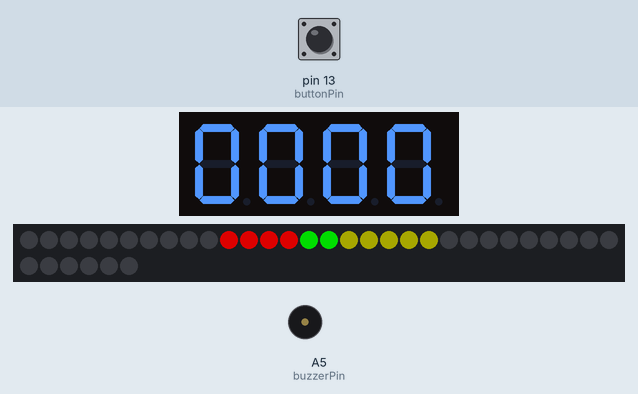
This sketch was run on a simulated Arduino Uno, built with avr-gcc and run on an emulated ATmega328P. Parts: 4-digit seven-segment display, 36 RGB LEDs in strip order, left to right, continuing on the next row, buzzer (waves = sounding). Wiring (inferred from the names in the program): 4-digit 7-segment display, segments lit when HIGH: segments pin 2, pin 3, pin 4, pin 5, pin 6, pin 7, pin 8; digit selects pin 9, pin 10, pin 11, pin 12. The inputs (shaded band) are chosen by the test bench; at power-on: pin 13 (buttonPin) HIGH. Dim RGB values are drawn brighter than linear; the segment pins are drawn as the display they are named for.

Above: at 1.2 s.
1.3 s: pin 13 (buttonPin) pulled LOW for 0.15 s
At 1.85 s:
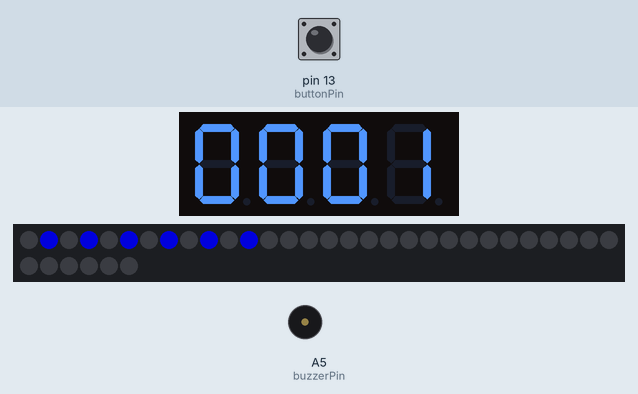
At 3.03 s:
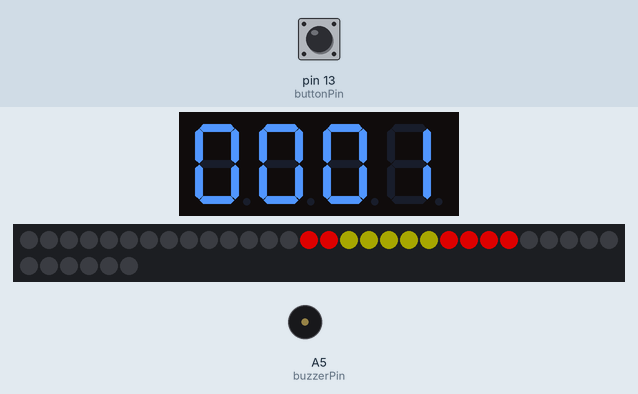
3.8 s: pin 13 (buttonPin) pulled LOW for 3.2 s
At 5.61 s:
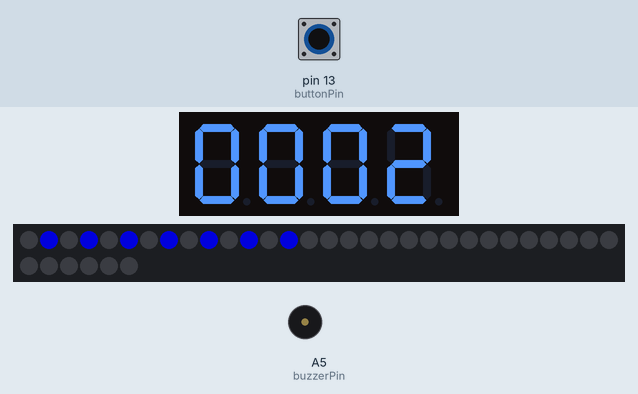
Timing chart, 0 to 15.3 s (numbered marks = the images above; inputs shaded):
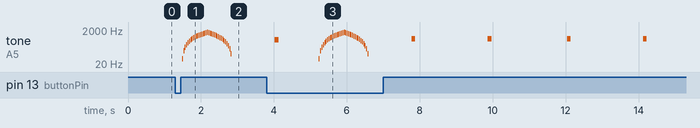

The sketch:

sketch_nov15a.ino
```cpp
#include <Adafruit_NeoPixel.h>
#define PIN A4
byte stripLength = 36;
Adafruit_NeoPixel strip = Adafruit_NeoPixel(stripLength, PIN, NEO_GRB + NEO_KHZ800);

byte pinA = 2;       // Pin 11 on display
byte pinB = 3;       // Pin 7 on display
byte pinC = 4;       // Pin 4 on display
byte pinD = 5;       // Pin 2 on display
byte pinE = 6;       // Pin 1 on display
byte pinF = 7;       // Pin 10 on display
byte pinG = 8;       // Pin 5 on display
byte D1 = 9;         // Pin 12 on display
byte D2 = 10;        // Pin 9 on display
byte D3 = 11;        // Pin 8 on display
byte D4 = 12;        // Pin 6 on display
byte buttonPin = 13; // Button to control LEDs
byte buzzerPin = A5; // Buzzer output pin

// Some global variables used for counting and game functions
byte countButtonPress = 0;
byte count1 = 0;
byte count2 = 0;
byte count3 = 0;
byte count4 = 0;
byte stripCentre;
short gameScore = 0;
short speedParameter; // This variable controls the speed of LED movement along the strip
short soundLength; // How long a sound is played in milliseconds
short soundFrequency; // Frequency of sound in Hertz
bool buttonPressed;

void setup()// Put your setup code here, to run once:
{
  Serial.begin(9600);
  strip.begin();
  pinMode(pinA, OUTPUT);
  pinMode(pinB, OUTPUT);
  pinMode(pinC, OUTPUT);
  pinMode(pinD, OUTPUT);
  pinMode(pinE, OUTPUT);
  pinMode(pinF, OUTPUT);
  pinMode(pinG, OUTPUT);
  pinMode(D1, OUTPUT);
  pinMode(D2, OUTPUT);
  pinMode(D3, OUTPUT);
  pinMode(D4, OUTPUT);
  pinMode(buttonPin, INPUT);
  speedParameter = 260; // Calibrated for a 60 LED strip
  soundLength = 100;
  soundFrequency = 500;
  stripCentre = (stripLength/2);
}

void loop()//Put your main code here, to run repeatedly:
{
  for (byte i = 0; i < stripLength - 11; ++i) // Loop conditions calibrated to achieve LED bouncing correctly
  {
    if (digitalRead(buttonPin) == LOW)
    {
      ButtonPressControl(i);
    }

    DisplayGameScore();
    DisplayLedMovement(i);
    DisplayLEDCentre();

    // Timing LED strip: each LED is lit up for a total time of "speedParameter" x 12 milliseconds (from delays)
    // So the movement of the LED speeds up as "speedParameter" is reduced.

    // This loop controls the 4 digit counter and the LED timing, due to the delays within "DisplayGameScore()" called repeatedly
    for (byte x = 0; x <= (speedParameter/50); ++x)
    {
      DisplayGameScore();
      DisplayLEDCentre();
    }
  }

  tone(buzzerPin, soundFrequency, soundLength);// Buzz

  if (speedParameter < 1)
  {
    speedParameter = 1;
  }

  for (short i = stripLength - 11; i >= 0; --i)
  {
    if (digitalRead(buttonPin) == LOW)
    {
      buttonPressed = true;
      ButtonPressControl(i);
    }

    DisplayGameScore();
    DisplayLedMovement(i);
    DisplayLEDCentre();

    for (byte x = 0; x <= (speedParameter/50); ++x)
    {
      DisplayGameScore();
      DisplayLEDCentre();
    }
  }

  tone(buzzerPin, soundFrequency, soundLength);

  if (speedParameter < 1)
  {
    speedParameter = 1;
  }
}

void Counter()
{
  count1 = gameScore;

  if(count1 > 9)
  {
    count1 = 0;
    gameScore = 0;
    count2++;
  }

  if(count2 > 9)
  {
    count2 = 0;
    count3++;
  }

  if (count3 > 9)
  {
    count3 = 0;
    count4++;
  }

  if (count4 > 9)
  {
    count4 = 0;
  }
}

void DisplayGameScore()
{
  DigitSelect(1, count1);
  delay(3);
  DigitSelect(2, count2);
  delay(3);
  DigitSelect(3, count3);
  delay(3);
  DigitSelect(4, count4);
  delay(3);
}

void DisplayLEDCentre()
{
  strip.setPixelColor(stripCentre - 2, 40, 40, 0);
  strip.setPixelColor(stripCentre - 1, 40, 40, 0);
  strip.setPixelColor(stripCentre, 40, 40, 0);
  strip.setPixelColor(stripCentre + 1, 40, 40, 0);
  strip.setPixelColor(stripCentre + 2, 40, 40, 0);
  strip.show();
}

void DisplayLedMovement(byte ledNumber)
{
    DisplayGameScore();

    for(byte x = 0; x < stripLength; ++x)
    {
      if ((x >= ledNumber) && (x < ledNumber + 4))
      {
        strip.setPixelColor(x, 150, 0, 0);
      }

      else if ((x >= ledNumber + 4) && (x <= ledNumber + 6))
      {
        strip.setPixelColor(x, 0, 150, 0);
      }

      else if ((x > ledNumber + 6) && (x <= ledNumber + 10))
      {
        strip.setPixelColor(x, 150, 0, 0);
      }

      else
      {
        strip.setPixelColor(x, 0, 0, 0);
      }
    }
    strip.show();
}

void ButtonPressControl(byte currentLEDPosition)
{
  byte centreOfCurrentLEDs = currentLEDPosition + 5; // Calibration
  buttonPressed = true;

  if (buttonPressed == true)
  {
    buttonPressed = false;
    ++countButtonPress;
  }

  if(countButtonPress > 0) // Debounce the reaction button
  {
    countButtonPress = 0;

    if((centreOfCurrentLEDs > stripCentre - 1) && (centreOfCurrentLEDs < stripCentre + 1))
    {
      StopLEDMovement();
      // The program only gets here if the player has pressed the button when the LEDs are in a certain position (central)
      // The above method displays a blue animated effect along the strip and increases the player's score
    }
  }
}

void StopLEDMovement()
{
  strip.clear();
  ++gameScore;
  speedParameter = speedParameter - 40;// Increasing the speed of the LEDs in the event of a successful press

  Counter();

  for (byte a = 1; a < stripLength; a = a + 2)
  {
    DisplayGameScore();
    DisplayGameScore();
    DisplayGameScore();
    // Called multiple times in the following loops to control timing of the LED arrangement (from delays).
    // This also displays the score correctly as these loop are iterating
    strip.setPixelColor(a, 0, 0, 150);
    strip.show();

    tone(buzzerPin, (a * 40), 15);// Sound effect utilising loop parameter
  }

  for (short b = stripLength; b >= 0; b = b - 2)
  {
    DisplayGameScore();
    DisplayGameScore();
    DisplayGameScore();
    strip.setPixelColor(b, 0, 0, 150);
    strip.show();

    tone(buzzerPin, (b * 40), 15);
  }

  soundFrequency = soundFrequency + 50;// Increasing the sound frequency every time the LEDs speed up

  if(soundFrequency > 800)
  {
    soundFrequency = 800;// Setting a limit on the frequency
  }
}

void DigitSelect(int digit, int count)
{
   switch(digit)
   {
      case 1:
      FourthDigit();
      break;

      case 2:
      ThirdDigit();
      break;

      case 3:
      SecondDigit();
      break;

      case 4:
      FirstDigit();
      break;
   }

   switch(count)
   {
      case 0:
      DisplayZero();
      break;

      case 1:
      DisplayOne();
      break;

      case 2:
      DisplayTwo();
      break;

      case 3:
      DisplayThree();
      break;

      case 4:
      DisplayFour();
      break;

      case 5:
      DisplayFive();
      break;

      case 6:
      DisplaySix();
      break;

      case 7:
      DisplaySeven();
      break;

      case 8:
      DisplayEight();
      break;

      case 9:
      DisplayNine();
      break;
   }
}

void FirstDigit()// Select the 1st digit
{
  digitalWrite(D1, LOW);
  digitalWrite(D2, HIGH);
  digitalWrite(D3, HIGH);
  digitalWrite(D4, HIGH);
}

void SecondDigit()// Select the 2nd digit
{
  digitalWrite(D1, HIGH);
  digitalWrite(D2, LOW);
  digitalWrite(D3, HIGH);
  digitalWrite(D4, HIGH);
}

void ThirdDigit()// Select the 3rd digit
{
  digitalWrite(D1, HIGH);
  digitalWrite(D2, HIGH);
  digitalWrite(D3, LOW);
  digitalWrite(D4, HIGH);
}

void FourthDigit()// Select the 4th digit
{
  digitalWrite(D1, HIGH);
  digitalWrite(D2, HIGH);
  digitalWrite(D3, HIGH);
  digitalWrite(D4, LOW);
}

void DisplayZero()
{
  //Output "0"
  digitalWrite(pinA, HIGH);
  digitalWrite(pinB, HIGH);
  digitalWrite(pinC, HIGH);
  digitalWrite(pinD, HIGH);
  digitalWrite(pinE, HIGH);
  digitalWrite(pinF, HIGH);
  digitalWrite(pinG, LOW);
}

void DisplayOne()
{
  //Output "1"
  digitalWrite(pinA, LOW);
  digitalWrite(pinB, HIGH);
  digitalWrite(pinC, HIGH);
  digitalWrite(pinD, LOW);
  digitalWrite(pinE, LOW);
  digitalWrite(pinF, LOW);
  digitalWrite(pinG, LOW);
}

void DisplayTwo()
{
  //Output "2"
  digitalWrite(pinA, HIGH);
  digitalWrite(pinB, HIGH);
  digitalWrite(pinC, LOW);
  digitalWrite(pinD, HIGH);
  digitalWrite(pinE, HIGH);
  digitalWrite(pinF, LOW);
  digitalWrite(pinG, HIGH);
}

void DisplayThree()
{
  //Output "3"
  digitalWrite(pinA, HIGH);
  digitalWrite(pinB, HIGH);
  digitalWrite(pinC, HIGH);
  digitalWrite(pinD, HIGH);
  digitalWrite(pinE, LOW);
  digitalWrite(pinF, LOW);
  digitalWrite(pinG, HIGH);
}

void DisplayFour()
{
  //Output "4"
  digitalWrite(pinA, LOW);
  digitalWrite(pinB, HIGH);
  digitalWrite(pinC, HIGH);
  digitalWrite(pinD, LOW);
  digitalWrite(pinE, LOW);
  digitalWrite(pinF, HIGH);
  digitalWrite(pinG, HIGH);
}

void DisplayFive()
{
  //Output "5"
  digitalWrite(pinA, HIGH);
  digitalWrite(pinB, LOW);
  digitalWrite(pinC, HIGH);
  digitalWrite(pinD, HIGH);
  digitalWrite(pinE, LOW);
  digitalWrite(pinF, HIGH);
  digitalWrite(pinG, HIGH);
}

void DisplaySix()
{
  //Output "6"
  digitalWrite(pinA, HIGH);
  digitalWrite(pinB, LOW);
  digitalWrite(pinC, HIGH);
  digitalWrite(pinD, HIGH);
  digitalWrite(pinE, HIGH);
  digitalWrite(pinF, HIGH);
  digitalWrite(pinG, HIGH);
}

void DisplaySeven()
{
  //Output "7"
  digitalWrite(pinA, HIGH);
  digitalWrite(pinB, HIGH);
  digitalWrite(pinC, HIGH);
  digitalWrite(pinD, LOW);
  digitalWrite(pinE, LOW);
  digitalWrite(pinF, LOW);
  digitalWrite(pinG, LOW);
}

void DisplayEight()
{
  //Output "8"
  digitalWrite(pinA, HIGH);
  digitalWrite(pinB, HIGH);
  digitalWrite(pinC, HIGH);
  digitalWrite(pinD, HIGH);
  digitalWrite(pinE, HIGH);
  digitalWrite(pinF, HIGH);
  digitalWrite(pinG, HIGH);
}

void DisplayNine()
{
  //Output "9"
  digitalWrite(pinA, HIGH);
  digitalWrite(pinB, HIGH);
  digitalWrite(pinC, HIGH);
  digitalWrite(pinD, HIGH);
  digitalWrite(pinE, LOW);
  digitalWrite(pinF, HIGH);
  digitalWrite(pinG, HIGH);
}
```

Measured:
- by itself, tone on A5 (buzzerPin): plays 550 Hz for 0.10 s, 40 Hz for 0.02 s, 120 Hz for 0.02 s, 200 Hz for 0.02 s, 280 Hz for 0.02 s, 360 Hz for 0.02 s … (41 notes in this stretch)
